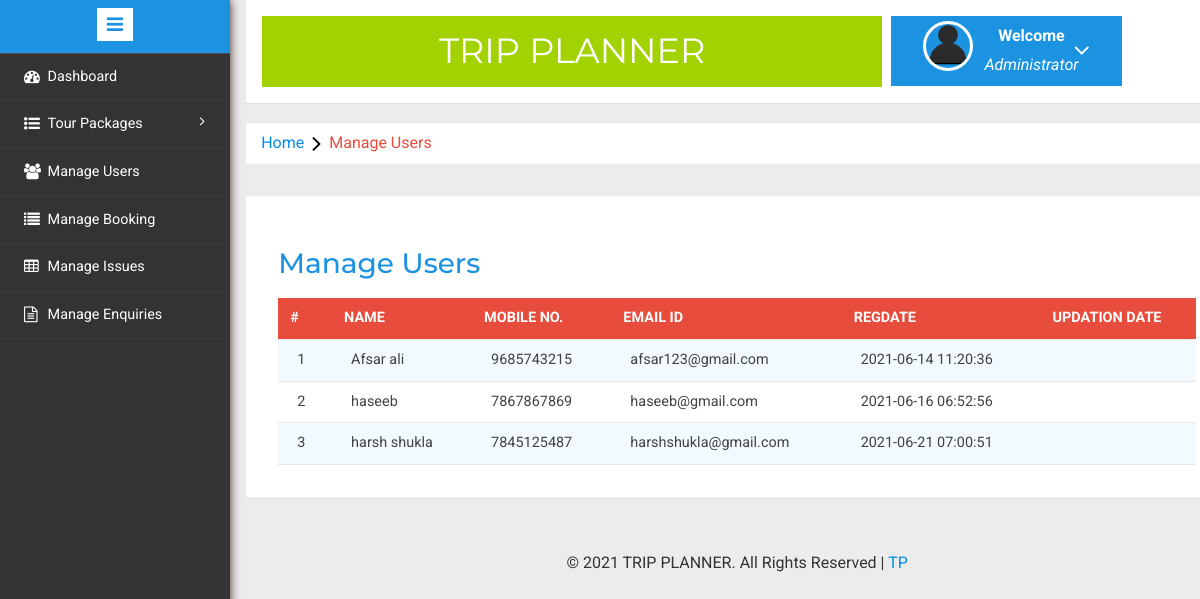
/trip-planner/admin/manage-users.php, run on the app's committed database.
### tables this page shows
CREATE TABLE `userstbl` (
  `id` int(11) NOT NULL,
  `FullName` varchar(100) DEFAULT NULL,
  `MobileNumber` char(10) DEFAULT NULL,
  `EmailId` varchar(70) DEFAULT NULL,
  `Password` varchar(100) DEFAULT NULL,
  `Address` int(50) NOT NULL,
  `RegDate` timestamp NULL DEFAULT current_timestamp(),
  `UpdationDate` timestamp NULL DEFAULT NULL ON UPDATE current_timestamp()
);

### trip-planner/admin/manage-users.php (the view, shortened to what this page needs)
<?php
include('includes/config.php');
?>
<!DOCTYPE HTML>
<html>
<head>
<link href="css/bootstrap.min.css" rel='stylesheet' type='text/css' />
<link href="css/style.css" rel='stylesheet' type='text/css' />
<link rel="stylesheet" href="css/morris.css" type="text/css"/>
<link href="css/font-awesome.css" rel="stylesheet">
<link rel="stylesheet" type="text/css" href="css/table-style.css" />
<link rel="stylesheet" type="text/css" href="css/basictable.css" />
<link rel="stylesheet" href="css/icon-font.min.css" type='text/css' />
</head>
<body>
   <div class="page-container">
<div class="left-content">
	   <div class="mother-grid-inner">
				<?php include('includes/header.php');?>
				</div>
<ol class="breadcrumb">
                <li class="breadcrumb-item"><a href="dashboard.php">Home</a><i class="fa fa-angle-right"></i>Manage Users</li>
            </ol>
<div class="agile-grids">
				<div class="agile-tables">
					<div class="w3l-table-info">
					  <h2>Manage Users</h2>
					    <table id="table">
						<thead>
						  <tr>
						  <th>#</th>
							<th>Name</th>
							<th>Mobile No.</th>
							<th>Email Id</th>
							<th>RegDate </th>
							<th>Updation Date</th>
						  </tr>
						</thead>
						<tbody>
<?php
$sql1 = "SELECT * from userstbl";
$select_query_result1 = mysqli_query($con, $sql1) or die(mysqli_error($con));
$cnt=1;
if(mysqli_num_rows($select_query_result1) > 0)
{
while($row = mysqli_fetch_assoc($select_query_result1))
{
?>
						  <tr>
							<td><?php echo htmlentities($cnt);?></td>
							<td><?php echo $row['FullName'];?></td>
							<td><?php echo $row['MobileNumber'];?></td>
							<td><?php echo $row['EmailId']?></td>
							<td><?php echo $row['RegDate'];?></td>
							<td><?php echo $row['UpdationDate'];?></td>
						  </tr>
						 <?php $cnt=$cnt+1;} }?>
						</tbody>
					  </table>
					</div>
			</div>
<?php include('includes/footer.php');?>
</div>
</div>
						<?php include('includes/sidebarmenu.php');?>
							</div>
</body>
</html>

### trip-planner/admin/includes/header.php (shortened to what this page needs)
<div class="header-main">
	<div class="logo-w3-agile">
	<h1><a href="dashboard.php">TRIP PLANNER</a></h1>
	</div>
	<div class="profile_details w3l">
	<ul>
	<li class="dropdown profile_details_drop">
										<a href="#" class="dropdown-toggle" data-toggle="dropdown" aria-expanded="false">
											<div class="profile_img">
											<span class="prfil-img">
												<img src="images/user-icon.png" alt="">     </span>
												<div class="user-name">
													<p>Welcome</p>
													<span>Administrator</span>
												</div>
												<i class="fa fa-angle-down"></i>
												<div class="clearfix"></div>
											</div>
										</a>
									</li>
								</ul>
							</div>
				</div>

### trip-planner/admin/includes/footer.php
<div class="copyrights">
<br>
	 <p class="text-center">© 2021 TRIP PLANNER. All Rights Reserved |  <a href="../index.php">TP</a> </p>
</div>

### trip-planner/admin/includes/sidebarmenu.php (shortened to what this page needs)
<div class="sidebar-menu">
	<header class="logo1">
	<a href="#" class="sidebar-icon"> <span class="fa fa-bars"></span> </a>
	</header>
        <div class="menu">
			<ul id="menu" >
			<li><a href="dashboard.php"><i class="fa fa-tachometer"></i> <span>Dashboard</span><div class="clearfix"></div></a></li>
			<li id="menu-academico" ><a href="#"><i class="fa fa-list-ul" aria-hidden="true"></i><span> Tour Packages</span> <span class="fa fa-angle-right" style="float: right"></span><div class="clearfix"></div></a>
			</li>
			<li id="menu-academico" ><a href="manage-users.php"><i class="fa fa-users" aria-hidden="true"></i><span>Manage Users</span><div class="clearfix"></div></a></li>
			<li><a href="manage-bookings.php"><i class="fa fa-list" aria-hidden="true"></i>  <span>Manage Booking</span><div class="clearfix"></div></a></li>
			<li><a href="manageissues.php"><i class="fa fa-table"></i>  <span>Manage Issues</span><div class="clearfix"></div></a></li>
			<li><a href="manage-enquires.php"><i class="fa fa-file-text-o" aria-hidden="true"></i>  <span>Manage Enquiries</span><div class="clearfix"></div></a></li>
	  </ul>
	</div>
  </div>

### trip-planner/admin/css/table-style.css (style rules this page uses)
table { background: white; border-collapse: collapse; margin: 1.25em 0 0; width: 100%; }
table tr, table th, table td { border: none; border-bottom: 1px solid #e8e8e8; font-size: .95em; }
table th, table td { padding: 10px 12px; text-align: left; }
table th { background: #e74c3c; color: #fff; text-transform: uppercase; }
table tr td { background: #f3faff; color: #424242; }
table tr:nth-of-type(2n+2) td { background: #ffffff; }
table { width: 100%; }

### data on the page
userstbl: FullName "Afsar ali", MobileNumber "9685743215", EmailId "afsar123@gmail.com", RegDate "2021-06-14 11:20:36"
userstbl: FullName "haseeb", MobileNumber "7867867869", EmailId "haseeb@gmail.com", RegDate "2021-06-16 06:52:56"
userstbl: FullName "harsh shukla", MobileNumber "7845125487", EmailId "harshshukla@gmail.com", RegDate "2021-06-21 07:00:51"
